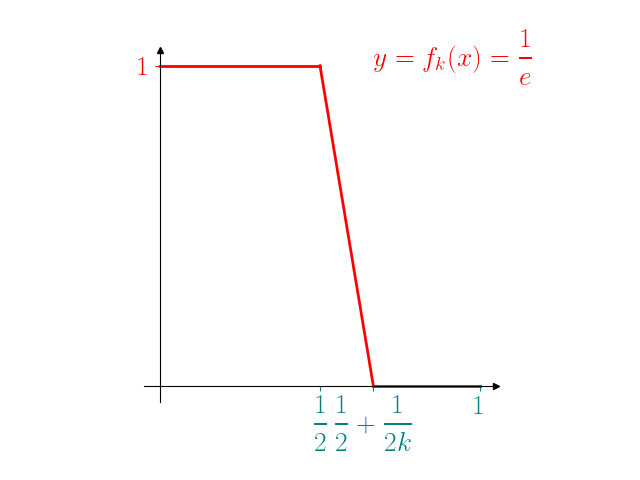

Recreate this plot in Python.
from matplotlib import pyplot
import matplotlib.pyplot as plt
import numpy as np 
import time

def Dtime(start):
    print("--- %s seconds ---" % (time.time() - start))

def plt_parameters():
    plt.rcParams['text.usetex'] = True #using latex
    params = {'font.size': 20, 'text.latex.preamble' : r"""
    \usepackage{amsmath} 
    \usepackage{amssymb}
    \usepackage{mathtools}
              
    \everymath{\displaystyle}
    """}
    #font size
    pyplot.rcParams.update(params)

def axis_limits(ax1, xmin, xmax, ymin, ymax):
    # Set identical scales for both axes
    ax1.set(xlim=(xmin, xmax), ylim=(ymin, ymax))

def set_position(ax1):
    # Set bottom and left spines as x and y axes of coordinate system
    ax1.spines['bottom'].set_position('zero')
    ax1.spines['left'].set_position('zero')

def remove_axes(ax1, *args):
    # Remove top and right spines
    if "n" in args or "N" in args: 
        ax1.spines['top'].set_visible(False)
    if "e" in args or "E" in args: 
        ax1.spines['right'].set_visible(False)
    if "s" in args or "S" in args: 
        ax1.spines['bottom'].set_visible(False)
    if "w" in args or "W" in args: 
        ax1.spines['left'].set_visible(False)

def x_y_axis_labels(ax1, args):
    # Create 'x' and 'y' labels placed at the end of the axes
    if "n" in args or "N" in args: 
        ax1.set_ylabel('$y$', labelpad=-21, y=1.02, rotation=0)
    if "e" in args or "E" in args: 
        ax1.set_xlabel('$x$', labelpad=-24, x=1.03)
    if "s" in args or "S" in args: 
        pass
    if "w" in args or "W" in args: 
        pass
    
def axis_arrows(ax1, c, args):
    # Draw arrows
    arrow_fmt = dict(markersize=4, color=c, clip_on=False)
    if "n" in args or "N" in args: 
        ax1.plot((0), (1), marker='^', transform=ax1.get_xaxis_transform(), **arrow_fmt)
    if "e" in args or "E" in args: 
        ax1.plot((1), (0), marker='>', transform=ax1.get_yaxis_transform(), **arrow_fmt)
    if "s" in args or "S" in args: 
        pass
    if "w" in args or "W" in args: 
        pass

def axis_label(ax1, xtic, xlab, ytic, ylab):
    ax1.set_xticks(xtic)
    ax1.set_xticklabels(xlab)
    ax1.set_yticks(ytic)
    ax1.set_yticklabels(ylab)

def x_label_color(ax1, color):
    ax1.tick_params(axis='x', colors=color)

def y_label_color(ax1, color):
    ax1.tick_params(axis='y', colors=color)

def fun(x):
    return np.e ** (- x / 1.5) * x ** 2 * np.e / 9

def plot_curves(ax1): 
    x = np.arange(0, 4, .01)
    ax1.plot(x, fun(x), color="r")

def plot_segments(ax1):
    ax1.plot([0, 1/2], [1, 1], color="r", linewidth=2)
    ax1.plot([1/2, 1/2 + 1/6], [1, 0], color="r", linewidth=2)
    ax1.plot([1/2 + 1/6, 1], [0, 0], color="r", linewidth=2)
    pass

def plot_points(ax1):
    plt.scatter([3], [fun(3)], color="r", marker="o")
    pass

def text(ax1, coor, text, c):
    #Add text
    ax1.text(coor[0], coor[1], text, color=c)


def save_file():
    file_name = str(__file__)[0:-1] + "ng"
    plt.savefig(file_name)


if __name__ == "__main__":
    # k = 3
    k = 3
    START = time.time()
    plt_parameters()
    FIG, AX = plt.subplots()
    AX.set(aspect=1)
    set_position(AX)
    remove_axes(AX, "n", "e")
    axis_arrows(AX, "k", ["n", "e"])
    axis_label(AX, 
               xtic=[1/2, 1/2 + 1/(2*k), 1], xlab=[r"$\frac{1}{2}$", r"$\frac{1}{2}+\frac{1}{2k}$", r"$1$"],
               ytic=[1], ylab=[r"$1$"])
    x_label_color(AX, "teal")
    y_label_color(AX, "r")
    plot_segments(AX)
    #plot_curves(AX)
    #plot_points(AX)
    text(AX, coor=[1/2+1/6, 1], text=r"$y=f_k(x)=\frac{1}{e}$", c="r")
    plt.tight_layout()
    save_file()
    Dtime(START)
    plt.show()
